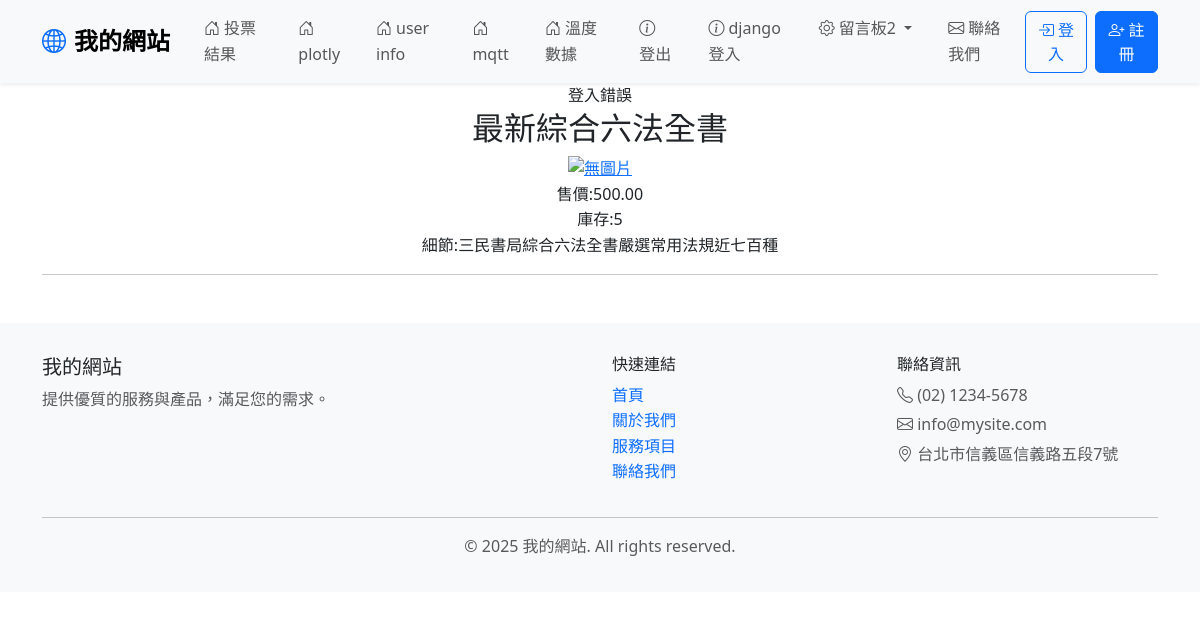
/product/1/, run on the app's committed database.
### mysite/models.py (models this page shows, shortened)
class Product(models.Model):
    category = models.ForeignKey(Category, on_delete=models.CASCADE)
    sku = models.CharField(max_length=50)
    name = models.CharField(max_length=50)
    description = models.TextField()
    image = FilerImageField(null=True, blank=True, related_name="product_image", on_delete=models.CASCADE)
    website = models.URLField(max_length=200, null=True)
    stock = models.PositiveIntegerField(default=0)
    price = models.DecimalField(max_digits=10, decimal_places=2, default=0)

### mysite/views.py (the view)
# urls.py: path('product/<int:id>/', views.product, name='product-url'),
def product(request, id):   # id是product的id，不處理id=0，也不處理不存在的id，一律返回None
    try:
        product = models.Product.objects.get(id=id)
    except:
        product = None
    return render(request, 'product.html', locals())

### templates/product.html (shortened to what this page needs)
{% extends "base.html" %}
{% block content %}
<div class='container' align=center>
    {% if username %}登入成功，歡迎您,{{ username }}
    {% else %}
    登入錯誤
    {% endif %}
    <h2>{{ product.name }}</h2>
    <a href="{% url 'product-url' product.id %}"><img src="{{ product.image.url }}" alt="無圖片"></a>
    <p>
        售價:{{ product.price }}<br>
        庫存:{{ product.stock }}<br>
        細節:{{ product.description }}
        <br>
        <hr>
    </p>
</div>
{% endblock content %}

### templates/base.html (style rules this page uses)
:root { --primary-color: #0d6efd; --secondary-color: #6c757d; }
body { font-family: 'Segoe UI', Tahoma, Geneva, Verdana, sans-serif; line-height: 1.6; }

### data on the page
Product: name "最新綜合六法全書", price "500.00", stock "5", description "三民書局綜合六法全書嚴選常用法規近七百種"
